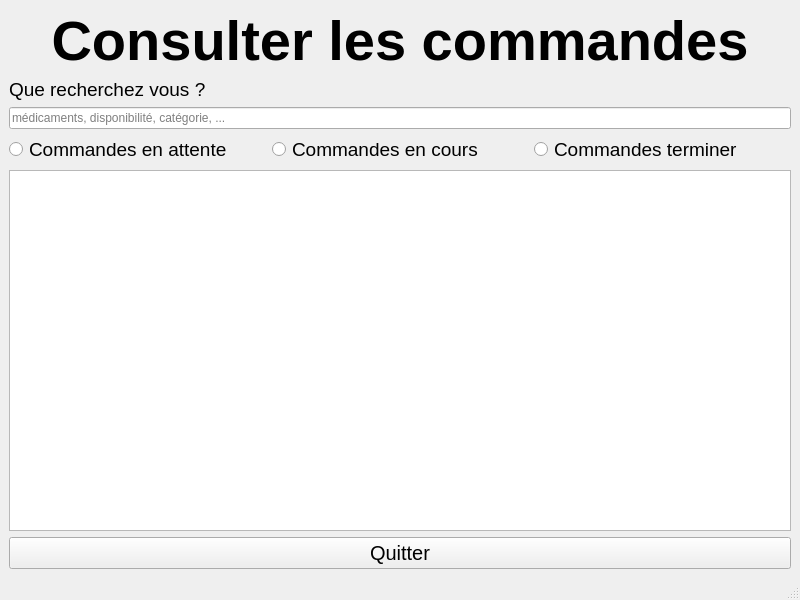
<?xml version="1.0" encoding="UTF-8"?>
<ui version="4.0">
 <class>FenetreCommandeConsulter</class>
 <widget class="QMainWindow" name="FenetreCommandeConsulter">
  <property name="geometry">
   <rect>
    <x>0</x>
    <y>0</y>
    <width>800</width>
    <height>600</height>
   </rect>
  </property>
  <property name="windowTitle">
   <string>PharmacieManager - Commandes</string>
  </property>
  <widget class="QWidget" name="centralwidget">
   <layout class="QVBoxLayout" name="verticalLayout">
    <item>
     <widget class="QLabel" name="Menu">
      <property name="font">
       <font>
        <pointsize>42</pointsize>
        <bold>true</bold>
       </font>
      </property>
      <property name="text">
       <string>Consulter les commandes</string>
      </property>
      <property name="textFormat">
       <enum>Qt::TextFormat::AutoText</enum>
      </property>
      <property name="alignment">
       <set>Qt::AlignmentFlag::AlignCenter</set>
      </property>
      <property name="wordWrap">
       <bool>true</bool>
      </property>
      <property name="textInteractionFlags">
       <set>Qt::TextInteractionFlag::NoTextInteraction</set>
      </property>
     </widget>
    </item>
    <item>
     <widget class="QLabel" name="ConsulterInfo">
      <property name="font">
       <font>
        <pointsize>14</pointsize>
       </font>
      </property>
      <property name="text">
       <string>Que recherchez vous ?</string>
      </property>
      <property name="wordWrap">
       <bool>true</bool>
      </property>
      <property name="textInteractionFlags">
       <set>Qt::TextInteractionFlag::NoTextInteraction</set>
      </property>
     </widget>
    </item>
    <item>
     <widget class="QLineEdit" name="Recherche">
      <property name="placeholderText">
       <string>médicaments, disponibilité, catégorie, ...</string>
      </property>
     </widget>
    </item>
    <item>
     <layout class="QHBoxLayout" name="horizontalLayout">
      <item>
       <widget class="QRadioButton" name="CommandeConsulterEnAttente">
        <property name="font">
         <font>
          <pointsize>14</pointsize>
         </font>
        </property>
        <property name="text">
         <string>Commandes en attente</string>
        </property>
       </widget>
      </item>
      <item>
       <widget class="QRadioButton" name="CommandeConsulterEnCours">
        <property name="font">
         <font>
          <pointsize>14</pointsize>
         </font>
        </property>
        <property name="text">
         <string>Commandes en cours</string>
        </property>
       </widget>
      </item>
      <item>
       <widget class="QRadioButton" name="CommandeConsulterTerminer">
        <property name="font">
         <font>
          <pointsize>14</pointsize>
         </font>
        </property>
        <property name="text">
         <string>Commandes terminer</string>
        </property>
       </widget>
      </item>
     </layout>
    </item>
    <item>
     <widget class="QTableView" name="CommandeConsulterBDD">
      <property name="editTriggers">
       <set>QAbstractItemView::EditTrigger::NoEditTriggers</set>
      </property>
     </widget>
    </item>
    <item>
     <widget class="QPushButton" name="CommandeConsulterQuitter">
      <property name="font">
       <font>
        <pointsize>15</pointsize>
       </font>
      </property>
      <property name="text">
       <string>Quitter</string>
      </property>
     </widget>
    </item>
   </layout>
  </widget>
  <widget class="QStatusBar" name="statusbar"/>
 </widget>
 <resources/>
 <connections/>
</ui>
